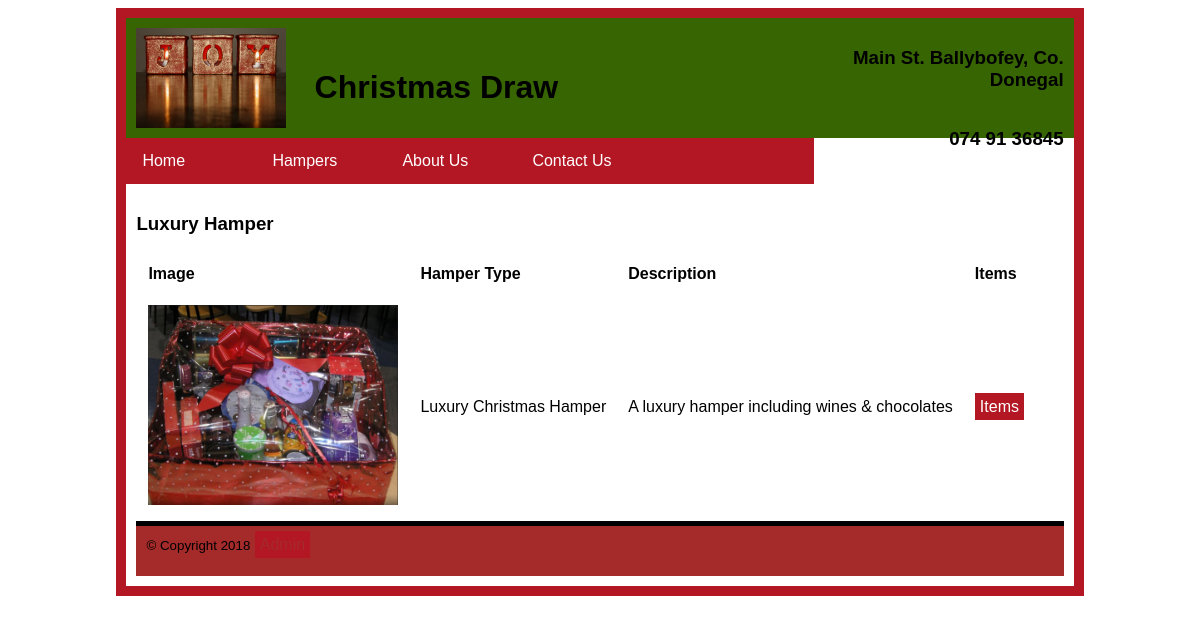
Page /displayhampers.php?categoryid=1 on the committed database.
### tables this page shows
CREATE TABLE `hamper` (
  `hamperid` int(50) NOT NULL,
  `image` varchar(50) NOT NULL,
  `hampertype` varchar(50) NOT NULL,
  `description` text NOT NULL,
  `categoryid` int(50) NOT NULL
);

CREATE TABLE `category` (
  `categoryid` int(50) NOT NULL,
  `categoryname` varchar(50) NOT NULL
);

### displayhampers.php (the view, shortened to what this page needs)
<!DOCTYPE HTML>
<html lang="en">
<head>
 <link rel="stylesheet" href="css/style.css">
 </head>
<body>
<div id="container">
<div id="content">
<div id="displayhampers">
<?php
$server="localhost";
$dbuser="root";
$password="";
$link=mysqli_connect($server,$dbuser,$password);
mysqli_select_db($link, "christmasdraw");
$categoryid=$_GET["categoryid"];
$sql="SELECT * from hamper, category WHERE hamper.categoryid=$categoryid AND category.categoryid=$categoryid";
$output=mysqli_query($link, $sql);
$getcategory=mysqli_fetch_array($output);
echo "<h3>";
echo $getcategory["categoryname"];
echo "</h3>";
$result=mysqli_query($link,$sql);
if(mysqli_num_rows($result)>0)
{
echo "<table>";
echo "<tr>
            <td><strong>Image</td>
			<td><strong>Hamper Type</td>
			<td><strong>Description</td>
			<td><strong>Items</td>
			</tr>";
while($row=mysqli_fetch_array($result)) {
		   $image=$row["image"];
		   $hampertype=$row["hampertype"];
		   $hamperdesc=$row["description"];
echo "<tr>
			<td><img src='$image' width=250 height=200> </td>
			<td>$hampertype</td>
			<td>$hamperdesc</td>
			<td><a href='displayitems.php?categoryid=$categoryid'>Items</a></td>
			</tr>";
}
echo "</table>"	;
}
else
{
echo "<h3>There are currently no items in this category</h3>";
}
?>
</div>
</div>
</body>
</html>

### css/style.css (style rules this page uses)
body { font-family: Helvetica, Arial, Verdana, Sans-serif; background-color: Light-Green; }
#container { margin: auto; width: 80%; background-color: #b31724; border: 10px solid #b31724; }
#header { background-color: #366501; height: 100px; padding: 10px; text-align: center; }
#logo { margin:0; padding:0; float: left; width: 150px; }
#sitename { margin: auto; padding:50; float: left; width: 300px; }
#address { margin: auto; float: right; width: 250px; text-align: right; }
#phone { float: right; width: 250px; text-align: right; }
#nav { background-color: #ffffff; clear: left; }
#content { background-color: #ffffff; padding: 10px; min-height: 300px; }
#content a { background-color: #b31724; color: white; text-decoration:none; padding:5px; }
#footer { background-color: brown; height: 30px; padding: 10px; }
#sitename { float: left; width: 300px; padding-top: 20px; }
#logo { float:left; width: 150px; }
table td { padding: 10px; }
table tr:nth-child(1) { background-color: #ffffff; }
table tr { background-color: #FFFFFF; }
ul { list-style-type: none; margin: 0; padding: 0; overflow: hidden; background-color: #b31724 }
li { float: left; width: 130px; }
li a, .dropbtn { display: inline-block; color: white; text-align: center; padding: 14px 16px; text-decoration: none; }
li.dropdown { display: inline-block; }
#footer { border-top: 5px solid black; height: 30px; }

### rows in the picture
hamper: categoryid.categoryname "Luxury Hamper", image (picture), hampertype "Luxury Christmas Hamper", description "A luxury hamper including wines & chocolates"
